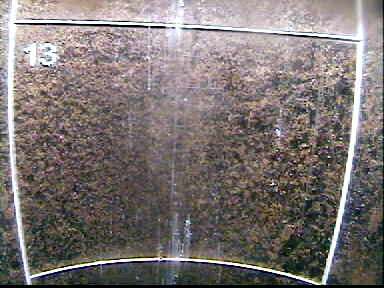
#> input picture python/frame-13.tiff, 384 x 288 px, given in place of 1492.tiff, which was not available
$ python sk2b.py   (Python 2 division)   (older library calls are emulated)
#> lines starting #> are read from the running program, lines starting #| are printed output that depends on the picture; after the words box and inside, x2 and y2 are one past the last pixel; in counts of white or black regions, pixels touching at a corner belong together; pictures that were not available may be replaced by others from this repository, and a replacement may not be noted
### python/bound.py
import os.path
import numpy as np
from scipy.ndimage import gaussian_filter
from scipy import stats

from skimage import data
from skimage.feature import match_template
from skimage.color import rgb2gray
from skimage.measure import label, regionprops
from skimage.filters import threshold_otsu
from skimage.filters import threshold_yen
from skimage.filters import threshold_li
from skimage.filters import threshold_isodata

import cv2


MIN_WIDTH = 8
MAX_WITH  = 40
MIN_HEIGHT = 17
MAX_HEIGHT = 28
MIN_AREA   = 200
MAX_AREA   = 1000
ONE_DIGIT_LIMIT = 25
TWO_DIGITS_LIMIT   = 32

def load_templates(path):
    ret = [None]*10
    for i in range(10):
        tmp_fn = os.path.join(path,"{0}.tiff".format(i))
        if os.path.exists(tmp_fn):
            image = data.imread(tmp_fn)
            gray = rgb2gray(image)
            ret[i] = gray

    return ret

def filter_valid_boxes(boxes,min_width,max_width,min_height,max_height,min_a,max_a,debug=False):
    #first filter height
    if debug: print "boxes",boxes
    if debug: print "min-max",min_width,max_width,min_height,max_height,max_a

    filter1 = []
    for x,y,w,h in boxes:
        if debug: print "filter1:boxes",w,h,w*h
        if min_height <= h <= max_height and min_width <= w <= max_width and min_a <= w*h <= max_a:
            filter1 += [(x,y,w,h)]

    if debug: print "filter1",filter1
    #print "filter2",filter2

    return filter1

def distance(x1,y1,x2,y2):
    return np.sqrt((x1-x2)**2 + (y1-y2)**2)

def get_bounding_box(boxes,min_a,max_a,debug=False,max_distance=25.0):
    #boxes are already filtered
    #order according area
    n = len(boxes)
    if n > 1:
        area = []
        for i,(x,y,w,h) in  enumerate(boxes):
            if debug: print "get_bounding_box",i,x,y,w,h,w*h
            if min_a <= w*h <= max_a:
                area += [(w*h,i)]

        area.sort()
        if len(area) > 1:
            b1 = boxes[area[-1][1]]
            b2 = boxes[area[-2][1]]

            x1,y1,w1,h1 = b1
            x2,y2,w2,h2 = b2

            d = distance(x1,y1,x2,y2)
            if debug: print d
            if d > max_distance:
                return b1
            else:
                x = min(x1,x2)
                y = min(y1,y2)
                xf = max(x1+w1,x2+w2)
                yf = max(y1+h1,y2+h2)

                return x,y,xf-x,yf-y
        else:
            return boxes[area[-1][1]]
    else:
        return boxes[0]

# [13 lines left out: function limit_bounding_box, not called in this run]

def get_target_bounding_box(box,tw,th):
    #middle point
    x,y,w,h = box
    xm = x + w/2.0
    ym = y + h/2.0

    return max(0,int(xm - tw/2.0)),max(0,int(ym - th/2.0)),tw,th

def best_box(image,global_thresh=None,steps=20,one_digit_limit=ONE_DIGIT_LIMIT,two_digits_limit=TWO_DIGITS_LIMIT,debug=False):
    ret = []
    gray = rgb2gray(image)
    if global_thresh is None:
        global_thresh = threshold_otsu(gray)

        # [4 lines of commented-out code are left out]

    ret = {}
    for t in np.linspace(global_thresh,0.95,steps):
        if debug: print "best_box:t:",t
        binary_global = gray > t

        label_img = label(binary_global, connectivity=binary_global.ndim)
        props = regionprops(label_img)
        boxes = []
        for pp in props:
            minr, minc, maxr, maxc = pp.bbox
            boxes += [(minc, minr, maxc - minc, maxr - minr)]

        valid_boxes = filter_valid_boxes(boxes,MIN_WIDTH,MAX_WITH,MIN_HEIGHT,MAX_HEIGHT,MIN_AREA,MAX_AREA,debug=debug)
        if len(valid_boxes) > 0:
            bb = get_bounding_box(valid_boxes,MIN_AREA,MAX_AREA,debug=debug)

            x, y, w, h = bb

            if w <= one_digit_limit:
                digit_case = "a"
            elif w >= two_digits_limit:
                digit_case = "b"
            else:
                digit_case = "c"

            if debug: print "best_box:valid_boxes:",x,y,w,h,digit_case


            if digit_case not in ret:
                ret[digit_case] = []

            ret[digit_case] += [(w*h,bb)]

    if len(ret) > 0:
        ret2 = {}
        for k,v in ret.iteritems():
            v.sort()
            ret2[k] = v[-1][1]
        return ret2
    else:
        return {}

# [47 lines left out: functions get_all_boxes, match, not called in this run]

def match_digit(image,templates,min_w=24,is_two_digits=True,debug=False):
    h,w = image.shape

    if is_two_digits:
        #first digit should be: 1,2,3,4,5
        ret = []

        wlimit = max(w/2,min_w)
        for digit in [1,2,3,4,5]:
            result = match_template(image[:,:wlimit], templates[digit])
            max_correl = np.max(result)
            ret += [(max_correl,digit)]
            if debug: print "digit1:",digit,max_correl
        #second digit should be any except if first digit is 5. That case options are 0,1,2,3,4
        if len(ret) > 0:
            ret.sort()
            #best digit is the last
            correl1,digit1 = ret[-1]
        else:
            return None,None

        digits = range(0,10) if digit1 != 5 else [0,1,2,3,4]
        ret = []
        for digit in digits:
            result = match_template(image[:,w - wlimit:], templates[digit])
            max_correl = np.max(result)
            ret += [(max_correl,digit)]
            if debug: print "digit2:",digit,max_correl
        if len(ret) > 0:
            ret.sort()
            #best digit is the last
            correl2,digit2 = ret[-1]
        else:
            return None,None

        return (correl1,digit1),(correl2,digit2)

    else:
        #assert h >= 20, "problem with w {0}:{1}".format(h,20)
        #assert w >= 18, "problem with h {0}:{1}".format(w,18)

        ret = []
        #one digit: 6,7,8,9
        for digit in [6,7,8,9]:
            result = match_template(image, templates[digit])
            max_correl = np.max(result)
            if debug: print "digit1:",digit,max_correl
            ret += [(max_correl,digit)]

        if len(ret) > 0:
            ret.sort()
            #best digit is the last
            return ret[-1],None

# [92 lines left out: functions match_all_window, predict_mode, not called in this run]

def prediction_box(image,templates,bb,tw,th,is_two_digits,min_w=24,debug=False,image_name=None):
    tb = get_target_bounding_box(bb,tw,th)

    if debug: print "target box",tb,"is_two_digits",is_two_digits

    x, y, w, h = tb
    x1 = x
    x2 = x + w - max(tw/2,min_w)
    w1 = max(tw/2,min_w)
    w2 = max(tw/2,min_w)

    selection = image[y:y+h,x:x+w]
    selection = rgb2gray(selection)
    try:
        prediction = match_digit(selection,templates,min_w=min_w,is_two_digits=is_two_digits,debug=debug)
    except Exception as e:
        print "problem with image",image_name,e
        correl = None
        window = None
        return (window,correl)

    if is_two_digits and prediction[0] is not None and prediction[1] is not None:
        window = prediction[0][1] * 10 + prediction[1][1]
        correl = max(prediction[0][0],prediction[1][0])
    elif not is_two_digits and prediction[0] is not None:
        correl,window = prediction[0]
    else:
        correl = None
        window = None

    return (window,correl)

# [6 lines left out: function predict_3, not called in this run]


def predict(image_name,templates,tw=44,th=28,min_w=24,debug=False):
    #image = data.imread(image_name)
    #
#> called with tw = 44, th = 28, min_w = 24, debug = True
    image = cv2.imread(image_name)
#> image is the input picture: shape (288, 384, 3); mean B, G, R 114.6, 116.3, 123.9
    image = image[10:80,10:80]
#> image: shape (70, 70, 3)
    image = gaussian_filter(image, 1)
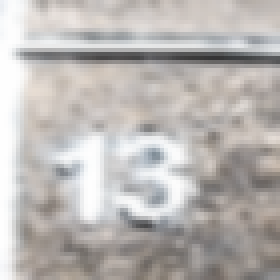
#> image: shape (70, 70, 3) (shown 4 times larger); mean B, G, R 179.8, 182.4, 186.1


    bboxes = best_box(image,debug=debug)
#> in best_box, `global_thresh = threshold_otsu(gray)`: global_thresh = 0.682
#> the loop in best_box, `for t in np.linspace(global_thresh,0.95,steps):` made 20 passes
#> pass 1, in best_box, `binary_global = gray > t`:
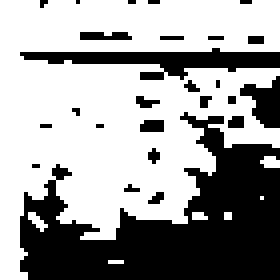
#> binary_global: shape (70, 70) bool (shown 4 times larger); 62.2% white; 26 black regions (22 under 20 px), largest, box (x1, y1, x2, y2) and area: (5, 28, 70, 70) 1391, (5, 12, 70, 20) 242, (60, 19, 70, 32) 76, (20, 8, 33, 10) 23
#> pass 1, in best_box, `label_img = label(binary_global, connectivity=binary_global.ndim)`:
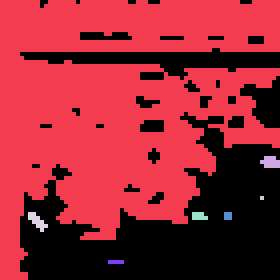
#> label_img: shape (70, 70) int32 (shown 4 times larger); 8 distinct labels, from 0 to 7; one colour per label, 0 black
#> after the loop in best_box, `for t in np.linspace(global_thresh,0.95,steps):`:
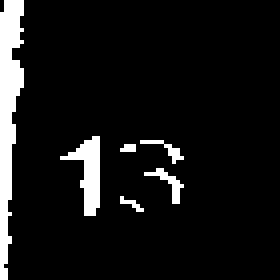
#> binary_global: shape (70, 70) bool (shown 4 times larger); 8.2% white; 6 white regions (3 under 20 px), largest, box (x1, y1, x2, y2) and area: (0, 0, 6, 70) 251, (15, 34, 25, 54) 91, (36, 42, 46, 51) 26
#> after the loop in best_box, `for t in np.linspace(global_thresh,0.95,steps):`:
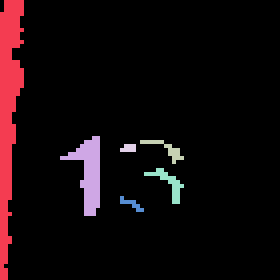
#> label_img: shape (70, 70) int32 (shown 4 times larger); 7 distinct labels, from 0 to 6; one colour per label, 0 black
#> after the loop in best_box, `for t in np.linspace(global_thresh,0.95,steps):`: ret = 3 items
#> the loop in best_box, `for k,v in ret.iteritems():` made 3 passes
#> k on passes 2 to 3: 'c', 'a'
#> k on pass 1: 'b'
#> after the loop in best_box, `for k,v in ret.iteritems():`: ret2 = {'b': (11, 30, 38, 26), 'c': (15, 34, 31, 21), 'a': (15, 34, 11, 21)}
#> bboxes has the same summary as ret2 in best_box

    if bboxes is None or len(bboxes) == 0: return None

    if len(bboxes) == 3:
        if "a" in bboxes and "b" in bboxes:
            del bboxes["a"]

    best_prediction = None
    best_corr = None

    predictions = {}
    for k,bb in bboxes.iteritems():
        if k == "a": #one_digit
            #tw = 44
            #tw = 36
            tw = 32
            prediction,corr = prediction_box(image,templates,bb,tw,th,False,min_w=min_w,debug=debug,image_name=image_name)

            if prediction not in predictions:
                predictions[prediction] = []

            predictions[prediction] += [corr]

            if debug: print k,prediction,corr
        elif k == "b": #two_digits
            tw = 44
            prediction,corr = prediction_box(image,templates,bb,tw,th,True,min_w=min_w,debug=debug,image_name=image_name)

            if prediction not in predictions:
                predictions[prediction] = []

            predictions[prediction] += [corr]

            if debug: print k,prediction,corr
        else: #one or two
            tw = 32
            prediction1,corr1 = prediction_box(image,templates,bb,tw,th,False,min_w=min_w,debug=debug,image_name=image_name)
            if debug: print k,prediction1,corr1

            tw = 44
            prediction2,corr2 = prediction_box(image,templates,bb,tw,th,True,min_w=min_w,debug=debug,image_name=image_name)
            if debug: print k,prediction2,corr2

            if corr1 > corr2:
                prediction = prediction1
                corr = corr1
            else:
                prediction = prediction2
                corr = corr2

            if prediction not in predictions:
                predictions[prediction] = []

            predictions[prediction] += [corr]
#> this loop made 2 passes
#> (k, bb, tw) on passes 1 to 2: ('b', (11, 30, 38, 26), 44), ('c', (15, 34, 31, 21), 44)
#> pass 1, in prediction_box, `selection = image[y:y+h,x:x+w]`:
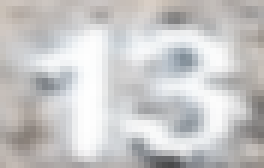
#> selection: shape (28, 44, 3) (shown 6 times larger); mean B, G, R 199.4, 199.3, 199.9
#> pass 2, in prediction_box (call 2), `selection = image[y:y+h,x:x+w]`:
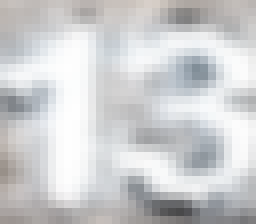
#> selection: shape (28, 32, 3) (shown 8 times larger); mean B, G, R 207.3, 205.8, 204.9
#> after the loop, predictions = 1 item

    list_key_value = []
    for k,v in predictions.iteritems():
        #print k,v
        list_key_value += [(len(v),max(v),k)]

    list_key_value.sort()

    if len(list_key_value) == 0:
        return None
    else:
        #print list_key_value[-1]
        return list_key_value[-1][2]

# [84 lines left out: function predict_all_window, not called in this run]

### python/sk2b.py
import os.path
import numpy as np
import matplotlib.pyplot as plt
import matplotlib.patches as mpatches

from skimage import data
from skimage.filters import threshold_otsu, threshold_isodata, threshold_li, threshold_yen
from skimage.segmentation import clear_border
from skimage.measure import label, regionprops
from skimage.morphology import closing, square, rectangle
from skimage.color import label2rgb, rgb2gray

from skimage import img_as_float
from skimage.morphology import reconstruction
from scipy.ndimage import gaussian_filter

from skimage.filters import threshold_otsu, threshold_adaptive

from bound import load_templates
from bound import predict

im_path = "/home/esepulveda/Documents/projects/roots/python/processing/5.26.AVI/windows/frame-8/3105.tiff"
im_path = "/home/esepulveda/Documents/projects/roots/python/processing/2.26.AVI/windows/frame-6/42.tiff"
im_path = "/media/esepulveda/Elements/4-training/1.11/windows/frame-19/1.11-769.jpg"
im_path = "/media/esepulveda/Elements/4-training/1.11/windows/frame-8/1.11-129.jpg"
im_path = "/home/esepulveda/Documents/projects/roots/python/processing/1.25.AVI/accepted/1492.tiff"


templates = load_templates("/home/esepulveda/Documents/projects/roots/python/models/templates")

#> (the run stopped early here; a loop or call above may not have finished)
